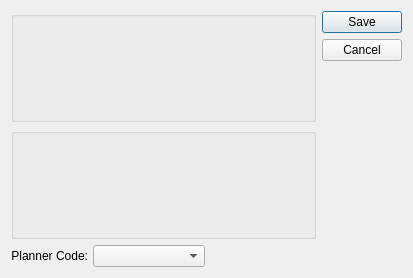
<?xml version="1.0" encoding="UTF-8"?>
<ui version="4.0">
 <comment>This file is part of the xTuple ERP: PostBooks Edition, a free and
open source Enterprise Resource Planning software suite,
Copyright (c) 1999-2018 by OpenMFG LLC, d/b/a xTuple.
It is licensed to you under the Common Public Attribution License
version 1.0, the full text of which (including xTuple-specific Exhibits)
is available at www.xtuple.com/CPAL.  By using this software, you agree
to be bound by its terms.</comment>
 <class>assignClassCodeToPlannerCode</class>
 <widget class="QDialog" name="assignClassCodeToPlannerCode">
  <property name="geometry">
   <rect>
    <x>0</x>
    <y>0</y>
    <width>413</width>
    <height>278</height>
   </rect>
  </property>
  <property name="windowTitle">
   <string>Assign Items to Planner Code by Class Code</string>
  </property>
  <layout class="QGridLayout" name="gridLayout">
   <item row="0" column="0">
    <widget class="ParameterGroup" name="_classCode">
     <property name="title">
      <string/>
     </property>
     <property name="fixedSize">
      <bool>false</bool>
     </property>
    </widget>
   </item>
   <item row="0" column="1" rowspan="3">
    <widget class="QDialogButtonBox" name="_buttonBox">
     <property name="orientation">
      <enum>Qt::Vertical</enum>
     </property>
     <property name="standardButtons">
      <set>QDialogButtonBox::Cancel|QDialogButtonBox::Save</set>
     </property>
    </widget>
   </item>
   <item row="1" column="0">
    <widget class="WarehouseGroup" name="_warehouse">
     <property name="title">
      <string/>
     </property>
     <property name="fixedSize">
      <bool>false</bool>
     </property>
    </widget>
   </item>
   <item row="2" column="0">
    <layout class="QHBoxLayout">
     <property name="spacing">
      <number>5</number>
     </property>
     <item>
      <widget class="QLabel" name="_planCodeLit">
       <property name="text">
        <string>Planner Code:</string>
       </property>
       <property name="alignment">
        <set>Qt::AlignRight|Qt::AlignTrailing|Qt::AlignVCenter</set>
       </property>
      </widget>
     </item>
     <item>
      <widget class="XComboBox" name="_planCode">
       <property name="sizePolicy">
        <sizepolicy hsizetype="Expanding" vsizetype="Fixed">
         <horstretch>0</horstretch>
         <verstretch>0</verstretch>
        </sizepolicy>
       </property>
      </widget>
     </item>
     <item>
      <spacer name="horizontalSpacer">
       <property name="orientation">
        <enum>Qt::Horizontal</enum>
       </property>
       <property name="sizeHint" stdset="0">
        <size>
         <width>40</width>
         <height>20</height>
        </size>
       </property>
      </spacer>
     </item>
    </layout>
   </item>
  </layout>
 </widget>
 <layoutdefault spacing="6" margin="11"/>
 <customwidgets>
  <customwidget>
   <class>ParameterGroup</class>
   <extends>QGroupBox</extends>
   <header>parametergroup.h</header>
   <container>1</container>
  </customwidget>
  <customwidget>
   <class>WarehouseGroup</class>
   <extends>QGroupBox</extends>
   <header>warehousegroup.h</header>
   <container>1</container>
  </customwidget>
  <customwidget>
   <class>XComboBox</class>
   <extends>QComboBox</extends>
   <header>xcombobox.h</header>
  </customwidget>
 </customwidgets>
 <tabstops>
  <tabstop>_planCode</tabstop>
 </tabstops>
 <resources/>
 <connections/>
</ui>
